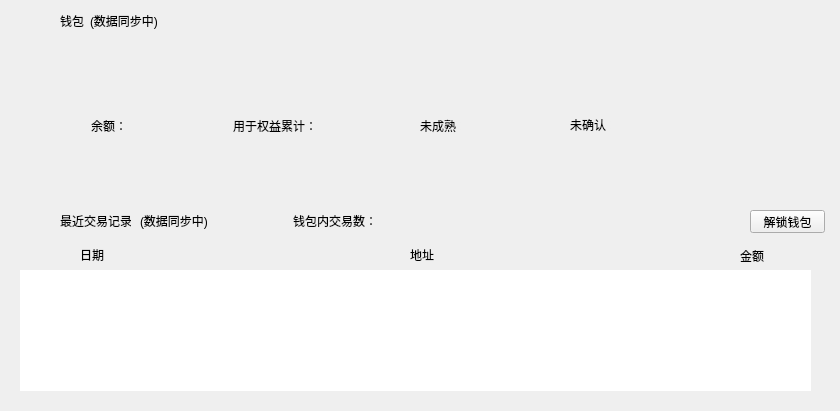
<?xml version="1.0" encoding="UTF-8"?>
<ui version="4.0">
 <class>OverviewPage</class>
 <widget class="QWidget" name="OverviewPage">
  <property name="geometry">
   <rect>
    <x>0</x>
    <y>0</y>
    <width>840</width>
    <height>411</height>
   </rect>
  </property>
  <property name="windowTitle">
   <string>Form</string>
  </property>
  <widget class="QWidget" name="ov_topwidget" native="true">
   <property name="geometry">
    <rect>
     <x>0</x>
     <y>0</y>
     <width>840</width>
     <height>40</height>
    </rect>
   </property>
   <widget class="QLabel" name="ov_label_pic1">
    <property name="geometry">
     <rect>
      <x>10</x>
      <y>10</y>
      <width>41</width>
      <height>21</height>
     </rect>
    </property>
    <property name="text">
     <string/>
    </property>
   </widget>
   <widget class="QLabel" name="ov_label_2">
    <property name="geometry">
     <rect>
      <x>60</x>
      <y>10</y>
      <width>31</width>
      <height>21</height>
     </rect>
    </property>
    <property name="text">
     <string>钱包</string>
    </property>
   </widget>
   <widget class="QLabel" name="labelWalletStatus">
    <property name="geometry">
     <rect>
      <x>90</x>
      <y>10</y>
      <width>81</width>
      <height>21</height>
     </rect>
    </property>
    <property name="text">
     <string>(数据同步中)</string>
    </property>
   </widget>
  </widget>
  <widget class="QWidget" name="infowidget" native="true">
   <property name="geometry">
    <rect>
     <x>0</x>
     <y>40</y>
     <width>840</width>
     <height>140</height>
    </rect>
   </property>
   <widget class="QWidget" name="infowidget_2" native="true">
    <property name="geometry">
     <rect>
      <x>70</x>
      <y>50</y>
      <width>701</width>
      <height>70</height>
     </rect>
    </property>
    <widget class="QLabel" name="labelBalance">
     <property name="geometry">
      <rect>
       <x>60</x>
       <y>25</y>
       <width>100</width>
       <height>21</height>
      </rect>
     </property>
     <property name="text">
      <string/>
     </property>
    </widget>
    <widget class="QLabel" name="ov_label_3">
     <property name="geometry">
      <rect>
       <x>21</x>
       <y>25</y>
       <width>31</width>
       <height>21</height>
      </rect>
     </property>
     <property name="text">
      <string>余额：</string>
     </property>
    </widget>
    <widget class="QLabel" name="labelStake">
     <property name="geometry">
      <rect>
       <x>250</x>
       <y>25</y>
       <width>100</width>
       <height>21</height>
      </rect>
     </property>
     <property name="text">
      <string/>
     </property>
    </widget>
    <widget class="QLabel" name="ov_label_4">
     <property name="geometry">
      <rect>
       <x>163</x>
       <y>25</y>
       <width>81</width>
       <height>21</height>
      </rect>
     </property>
     <property name="text">
      <string>用于权益累计：</string>
     </property>
    </widget>
    <widget class="QLabel" name="labelImmature">
     <property name="geometry">
      <rect>
       <x>400</x>
       <y>25</y>
       <width>100</width>
       <height>21</height>
      </rect>
     </property>
     <property name="text">
      <string/>
     </property>
    </widget>
    <widget class="QLabel" name="labelImmatureText">
     <property name="geometry">
      <rect>
       <x>350</x>
       <y>25</y>
       <width>41</width>
       <height>21</height>
      </rect>
     </property>
     <property name="text">
      <string>未成熟：</string>
     </property>
    </widget>
    <widget class="QLabel" name="labelUnconfirmed">
     <property name="geometry">
      <rect>
       <x>550</x>
       <y>25</y>
       <width>91</width>
       <height>21</height>
      </rect>
     </property>
     <property name="text">
      <string/>
     </property>
    </widget>
    <widget class="QLabel" name="ov_label_5">
     <property name="geometry">
      <rect>
       <x>500</x>
       <y>25</y>
       <width>41</width>
       <height>20</height>
      </rect>
     </property>
     <property name="text">
      <string>未确认：</string>
     </property>
    </widget>
   </widget>
  </widget>
  <widget class="QWidget" name="ov_topwidget_2" native="true">
   <property name="geometry">
    <rect>
     <x>0</x>
     <y>200</y>
     <width>840</width>
     <height>40</height>
    </rect>
   </property>
   <widget class="QLabel" name="ov_label_7">
    <property name="geometry">
     <rect>
      <x>10</x>
      <y>10</y>
      <width>41</width>
      <height>21</height>
     </rect>
    </property>
    <property name="text">
     <string/>
    </property>
   </widget>
   <widget class="QLabel" name="ov_label_8">
    <property name="geometry">
     <rect>
      <x>60</x>
      <y>10</y>
      <width>71</width>
      <height>21</height>
     </rect>
    </property>
    <property name="text">
     <string>最近交易记录</string>
    </property>
   </widget>
   <widget class="QLabel" name="labelTransactionsStatus">
    <property name="geometry">
     <rect>
      <x>140</x>
      <y>10</y>
      <width>81</width>
      <height>21</height>
     </rect>
    </property>
    <property name="text">
     <string>(数据同步中)</string>
    </property>
   </widget>
   <widget class="QPushButton" name="unlockWalletButton">
    <property name="geometry">
     <rect>
      <x>750</x>
      <y>10</y>
      <width>75</width>
      <height>23</height>
     </rect>
    </property>
    <property name="text">
     <string>解锁钱包</string>
    </property>
   </widget>
   <widget class="QLabel" name="labelNumTransactions">
    <property name="geometry">
     <rect>
      <x>390</x>
      <y>10</y>
      <width>71</width>
      <height>21</height>
     </rect>
    </property>
    <property name="text">
     <string/>
    </property>
   </widget>
   <widget class="QLabel" name="ov_label_6">
    <property name="geometry">
     <rect>
      <x>293</x>
      <y>10</y>
      <width>80</width>
      <height>21</height>
     </rect>
    </property>
    <property name="text">
     <string>钱包内交易数：</string>
    </property>
   </widget>
  </widget>
  <widget class="QWidget" name="spacewidget" native="true">
   <property name="geometry">
    <rect>
     <x>0</x>
     <y>180</y>
     <width>840</width>
     <height>20</height>
    </rect>
   </property>
  </widget>
  <widget class="QWidget" name="bottomwidget" native="true">
   <property name="geometry">
    <rect>
     <x>0</x>
     <y>240</y>
     <width>840</width>
     <height>171</height>
    </rect>
   </property>
   <widget class="QListView" name="listTransactions">
    <property name="geometry">
     <rect>
      <x>20</x>
      <y>30</y>
      <width>791</width>
      <height>121</height>
     </rect>
    </property>
    <property name="frameShape">
     <enum>QFrame::NoFrame</enum>
    </property>
   </widget>
   <widget class="QLabel" name="label_time">
    <property name="geometry">
     <rect>
      <x>80</x>
      <y>5</y>
      <width>54</width>
      <height>20</height>
     </rect>
    </property>
    <property name="text">
     <string>日期</string>
    </property>
   </widget>
   <widget class="QLabel" name="label_addr">
    <property name="geometry">
     <rect>
      <x>410</x>
      <y>5</y>
      <width>54</width>
      <height>20</height>
     </rect>
    </property>
    <property name="text">
     <string>地址</string>
    </property>
   </widget>
   <widget class="QLabel" name="label_amount">
    <property name="geometry">
     <rect>
      <x>740</x>
      <y>6</y>
      <width>54</width>
      <height>20</height>
     </rect>
    </property>
    <property name="text">
     <string>金额</string>
    </property>
   </widget>
  </widget>
 </widget>
 <resources/>
 <connections/>
</ui>
